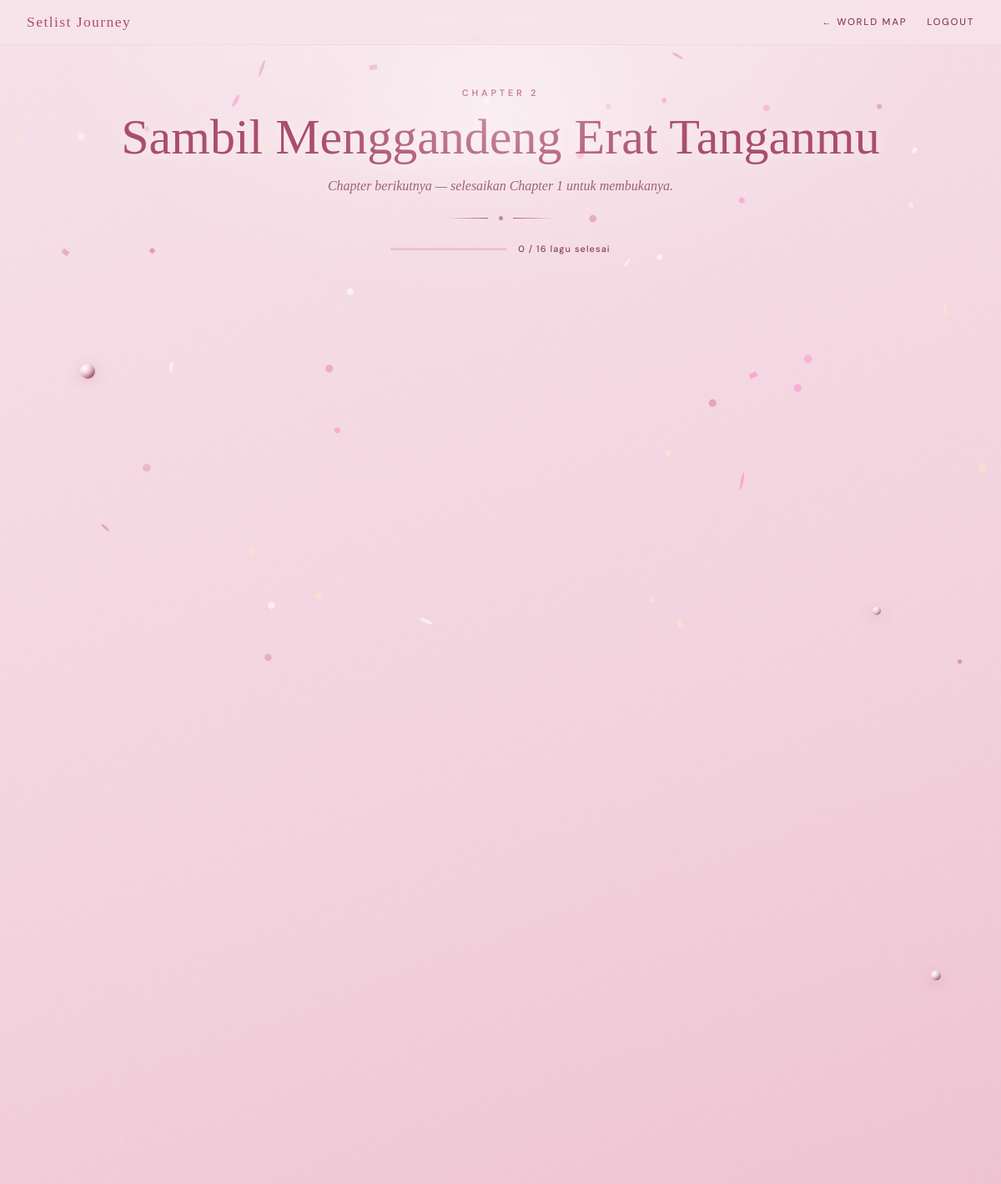
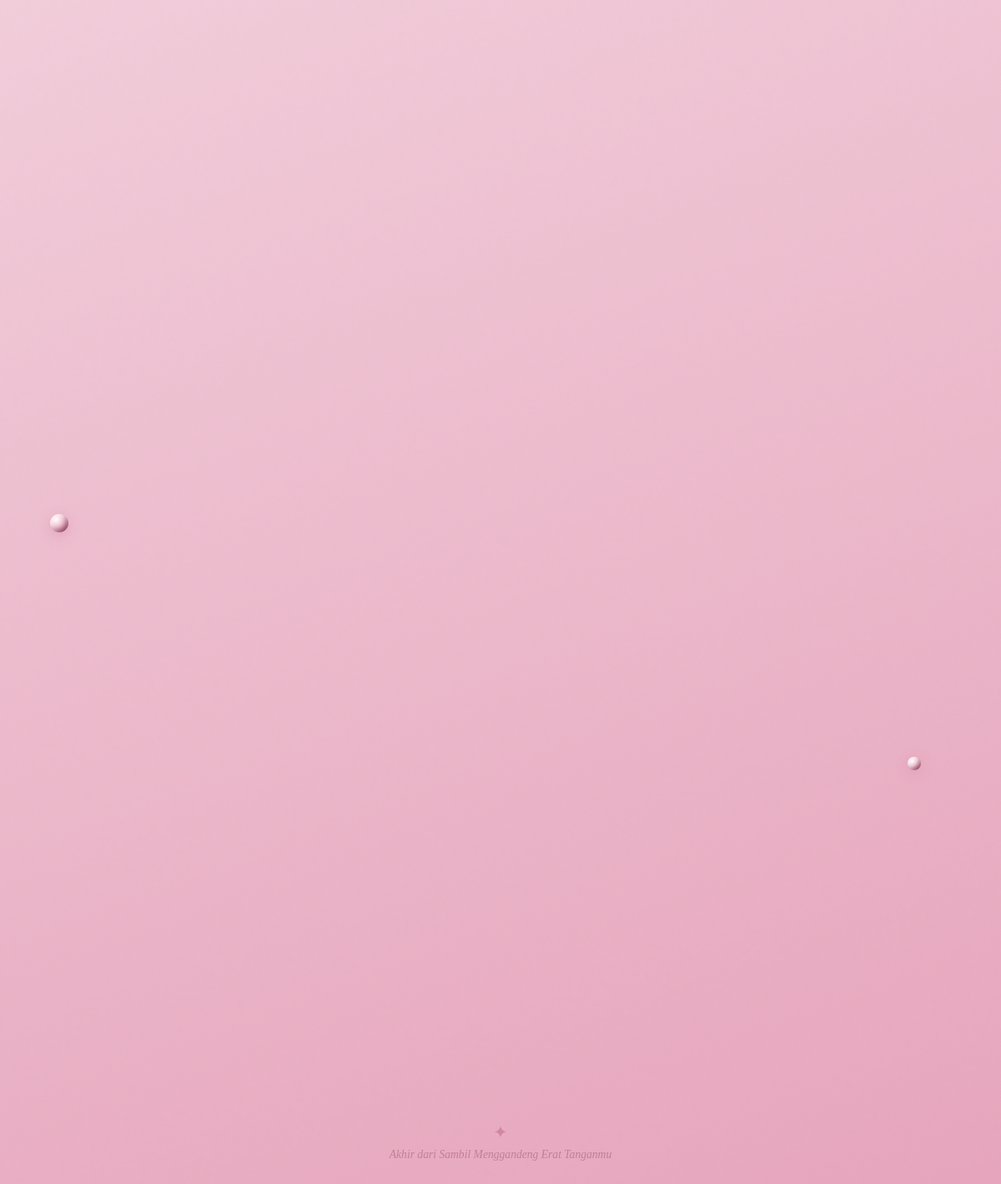
Page /chapter/sambil-menggandeng-erat-tanganmu (signed in) on the committed database (2 pictures, top to bottom).
### tables this page shows
CREATE TABLE `chapters` (
  `id_chapter` int(11) NOT NULL,
  `judul` varchar(200) NOT NULL,
  `slug` varchar(200) NOT NULL,
  `deskripsi` text DEFAULT NULL,
  `tema_warna` varchar(7) DEFAULT '#C084FC',
  `bg_image` varchar(255) DEFAULT NULL,
  `urutan` int(11) NOT NULL,
  `is_active` tinyint(1) DEFAULT 0,
  `dibuat_pada` timestamp NOT NULL DEFAULT current_timestamp(),
  `dekorasi` varchar(50) DEFAULT 'none'
);

### core/Controller.php (called while the page is built, shortened)
<?php
class Controller {
    protected function view(string $path, array $data = []): void {
        extract($data);
        $viewFile = __DIR__ . '/../app/views/' . $path . '.php';
        require $viewFile;
    }
}

### app/controllers/ChapterController.php (called while the page is built, shortened)
<?php
require_once BASE_PATH . '/app/models/Chapter.php';
require_once BASE_PATH . '/app/models/Track.php';
require_once BASE_PATH . '/app/models/Progress.php';
class ChapterController extends Controller {
    private Chapter  $chapterModel;
    private Track    $trackModel;
    private Progress $progressModel;
    public function __construct() {
        $this->chapterModel  = new Chapter();
        $this->trackModel    = new Track();
        $this->progressModel = new Progress();
    }
    public function show(array $params): void {
        $slug    = $params['slug'] ?? '';
        $chapter = $this->chapterModel->findBySlug($slug);
        $tracks       = $this->trackModel->getByChapter($chapter['id_chapter']);
        $trackTerbuka = 1;
        if ($this->isLoggedIn()) {
            $userId   = Session::get('user_id');
            $progress = $this->progressModel->get($userId, $chapter['id_chapter']);
            $trackTerbuka = $progress['track_terbuka'] ?? 1;
        }
        $this->view('chapter/map', [
            'chapter'      => $chapter,
            'tracks'       => $tracks,
            'trackTerbuka' => $trackTerbuka,
            'isLoggedIn'   => $this->isLoggedIn(),
        ]);
    }
}

### index.php (called while the page is built, shortened)
<?php
require_once BASE_PATH . '/config/database.php';
require_once BASE_PATH . '/core/Session.php';
require_once BASE_PATH . '/core/Router.php';
require_once BASE_PATH . '/core/Model.php';
require_once BASE_PATH . '/core/Controller.php';
function url(string $path = ''): string {
    $base = rtrim(str_replace('\\', '/', dirname($_SERVER['SCRIPT_NAME'])), '/');
    $path = ltrim($path, '/');
    return $path ? "$base/$path" : "$base/";
}
$router = new Router();
$router->get('/',                    'HomeController',      'index');
$router->get('/login',               'AuthController',      'loginForm');
$router->post('/login',              'AuthController',      'login');
$router->get('/register',            'AuthController',      'registerForm');
$router->post('/register',           'AuthController',      'register');
$router->get('/logout',              'AuthController',      'logout');
$router->get('/worldmap',            'WorldMapController',  'index');
$router->get('/chapter/:slug',       'ChapterController',   'show');
$router->get('/track/:id',           'TrackController',     'show');
$router->post('/quest/submit',       'QuestController',     'submit');
$router->get('/quest/next/:id',      'QuestController',     'next');
$router->get('/final/:slug',         'GuestbookController', 'show');
$router->post('/final/:slug',        'GuestbookController', 'store');
$router->get('/admin',                        'AdminController',         'dashboard');
$router->get('/admin/chapters',               'AdminChapterController',  'index');
$router->get('/admin/chapters/create',        'AdminChapterController',  'create');
$router->post('/admin/chapters/store',        'AdminChapterController',  'store');
$router->get('/admin/chapters/:id/edit',      'AdminChapterController',  'edit');
$router->post('/admin/chapters/:id/update',   'AdminChapterController',  'update');
$router->post('/admin/chapters/:id/delete',   'AdminChapterController',  'delete');
$router->post('/admin/chapters/:id/toggle',   'AdminChapterController',  'toggle');
$router->get('/admin/chapters/:id/tracks',           'AdminTrackController', 'index');
$router->get('/admin/chapters/:id/tracks/create',    'AdminTrackController', 'create');
$router->post('/admin/chapters/:id/tracks/store',    'AdminTrackController', 'store');
$router->get('/admin/tracks/:id/edit',               'AdminTrackController', 'edit');
$router->post('/admin/tracks/:id/update',            'AdminTrackController', 'update');
$router->post('/admin/tracks/:id/delete',            'AdminTrackController', 'delete');
$router->get('/admin/tracks/:id/quest',              'AdminQuestController', 'show');
$router->post('/admin/tracks/:id/quest/store',       'AdminQuestController', 'store');
$router->post('/admin/quests/:id/update',            'AdminQuestController', 'update');
$router->post('/admin/quests/:id/delete',            'AdminQuestController', 'delete');
$router->get('/admin/chapters/:id/milestones',       'AdminMilestoneController', 'index');
$router->post('/admin/chapters/:id/milestones/store','AdminMilestoneController', 'store');
$router->post('/admin/milestones/:id/update',        'AdminMilestoneController', 'update');
$router->post('/admin/milestones/:id/delete',        'AdminMilestoneController', 'delete');
$router->get('/admin/users',                  'AdminUserController',     'index');
$router->post('/admin/users/:id/role',        'AdminUserController',     'updateRole');
$router->post('/admin/users/:id/delete',      'AdminUserController',     'delete');
$router->get('/admin/guestbook',              'AdminGuestbookController','index');
$router->post('/admin/guestbook/:id/delete',  'AdminGuestbookController','delete');
$router->dispatch();

### config/database.php (called while the page is built)
<?php
class Database {
    private static ?Database $instance = null;
    private PDO $connection;
    private string $host     = 'localhost';
    private string $dbname   = 'setlist_journey1';
    private string $username = 'root';
    private string $password = '';
    private string $charset  = 'utf8mb4';
    private function __construct() {
        $dsn = "mysql:host={$this->host};dbname={$this->dbname};charset={$this->charset}";
        $options = [
            PDO::ATTR_ERRMODE            => PDO::ERRMODE_EXCEPTION,
            PDO::ATTR_DEFAULT_FETCH_MODE => PDO::FETCH_ASSOC,
            PDO::ATTR_EMULATE_PREPARES   => false,
        ];
        try {
            $this->connection = new PDO($dsn, $this->username, $this->password, $options);
        } catch (PDOException $e) {
            error_log($e->getMessage());
            die("Koneksi database gagal. Silakan coba beberapa saat lagi.");
        }
    }
    public static function getInstance(): static {
        if (static::$instance === null) {
            static::$instance = new static();
        }
        return static::$instance;
    }
    public function getConnection(): PDO {
        return $this->connection;
    }
}

### core/Model.php (called while the page is built, shortened)
<?php
class Model {
    public function __construct() {
        $this->db = Database::getInstance()->getConnection();
    }
}

### app/models/Chapter.php (called while the page is built, shortened)
<?php
class Chapter extends Model {
    public function findBySlug(string $slug): array|false {
        $stmt = $this->db->prepare(
            "SELECT * FROM chapters WHERE slug = ? LIMIT 1"
        );
        $stmt->execute([$slug]);
        return $stmt->fetch();
    }
}

### core/Session.php (called while the page is built, shortened)
<?php
class Session {
    public static function get(string $key, mixed $default = null): mixed {
        return $_SESSION[$key] ?? $default;
    }
}

### app/models/Progress.php (called while the page is built, shortened)
<?php
class Progress extends Model {
    public function get(int $userId, int $chapterId): array|false {
        $stmt = $this->db->prepare(
            "SELECT * FROM user_progress
             WHERE id_user = ? AND id_chapter = ? LIMIT 1"
        );
        $stmt->execute([$userId, $chapterId]);
        return $stmt->fetch();
    }
}

### app/models/Track.php (called while the page is built, shortened)
<?php
class Track extends Model {
    public function getByChapter(int $chapterId): array {
        $stmt = $this->db->prepare(
            "SELECT t.*, c.slug AS chapter_slug
             FROM tracks t
             JOIN chapters c ON t.id_chapter = c.id_chapter
             WHERE t.id_chapter = ?
             ORDER BY t.urutan ASC"
        );
        $stmt->execute([$chapterId]);
        return $stmt->fetchAll();
    }
}

### app/views/chapter/map.php (the view, shortened to what this page needs)
<?php
$isLoggedIn = isset($_SESSION['user_id']);
$dekorasi   = htmlspecialchars($chapter['dekorasi'] ?? 'none');
$temaWarna  = htmlspecialchars($chapter['tema_warna'] ?? '#4A90B8');
?>
<!DOCTYPE html>
<html lang="id">
<head>
  <link rel="stylesheet" href="<?= BASE_URL ?>/public/assets/css/chapter.css">
</head>
<body data-dekorasi="<?= $dekorasi ?>" data-tema="<?= $temaWarna ?>">
  <div class="marble marble-1"></div>
  <div class="marble marble-2"></div>
  <div class="marble marble-3"></div>
  <div class="marble marble-4"></div>
  <div class="marble marble-5"></div>
  <nav class="nav">
    <a href="<?= url('') ?>" class="nav-brand">Setlist Journey</a>
    <div class="nav-links">
      <a href="<?= url('worldmap') ?>">← World Map</a>
      <?php if ($isLoggedIn): ?>
        <a href="<?= url('logout') ?>">Logout</a>
      <?php else: ?>
        <a href="<?= url('login') ?>">Login</a>
      <?php endif; ?>
    </div>
  </nav>
  <div class="ch-header">
    <p class="ch-label">Chapter <?= (int)$chapter['urutan'] ?></p>
    <h1 class="ch-title"><?= htmlspecialchars($chapter['judul']) ?></h1>
    <?php if ($chapter['deskripsi']): ?>
      <p class="ch-desc"><?= htmlspecialchars($chapter['deskripsi']) ?></p>
    <?php endif; ?>
    <div class="ch-divider">
      <div class="ch-divider-line"></div>
      <div class="ch-divider-dot"></div>
      <div class="ch-divider-line"></div>
    </div>
    <?php if ($isLoggedIn):
      $trackCount = count($tracks);
    ?>
      <div class="ch-progress">
        <div class="ch-progress-track">
        </div>
        <span class="ch-progress-label">
          <?= $trackTerbuka - 1 ?> / <?= $trackCount ?> lagu selesai
        </span>
      </div>
    <?php endif; ?>
  </div>
  <div class="track-wrapper">
    <div class="track-journey">
      <div class="track-end">
        <div class="end-icon">✦</div>
        <p>Akhir dari <?= htmlspecialchars($chapter['judul']) ?></p>
      </div>
    </div>
  </div>
</body>
</html>

### core/Router.php (shortened to what this page needs)
<?php
class Router {
    private array $routes = [];
    public function get(string $path, string $controller, string $method): void {
        $this->routes[] = [
            'method'     => 'GET',
            'path'       => $path,
            'controller' => $controller,
            'action'     => $method,
        ];
    }
    public function post(string $path, string $controller, string $method): void {
        $this->routes[] = [
            'method'     => 'POST',
            'path'       => $path,
            'controller' => $controller,
            'action'     => $method,
        ];
    }
    public function dispatch(): void {
    $requestMethod = $_SERVER['REQUEST_METHOD'];
    $requestUri    = parse_url($_SERVER['REQUEST_URI'], PHP_URL_PATH);
    $requestUri = rtrim($requestUri, '/') ?: '/';
        foreach ($this->routes as $route) {
            $pattern = $this->buildPattern($route['path']);
            if ($route['method'] === $requestMethod && preg_match($pattern, $requestUri, $matches)) {
                $params = array_filter($matches, 'is_string', ARRAY_FILTER_USE_KEY);
                $ctrl = new $route['controller']();
                $ctrl->{$route['action']}($params);
                return;
            }
        }
    }
    private function buildPattern(string $path): string {
        $pattern = preg_replace('/\/:([a-zA-Z_]+)/', '/(?P<$1>[^/]+)', $path);
        return '#^' . $pattern . '$#';
    }
}

### rows in the picture
chapters: urutan "2", judul "Sambil Menggandeng Erat Tanganmu", deskripsi "Chapter berikutnya — selesaikan Chapter 1 untuk membukanya.", trackTerbuka "0", trackCount "16"
